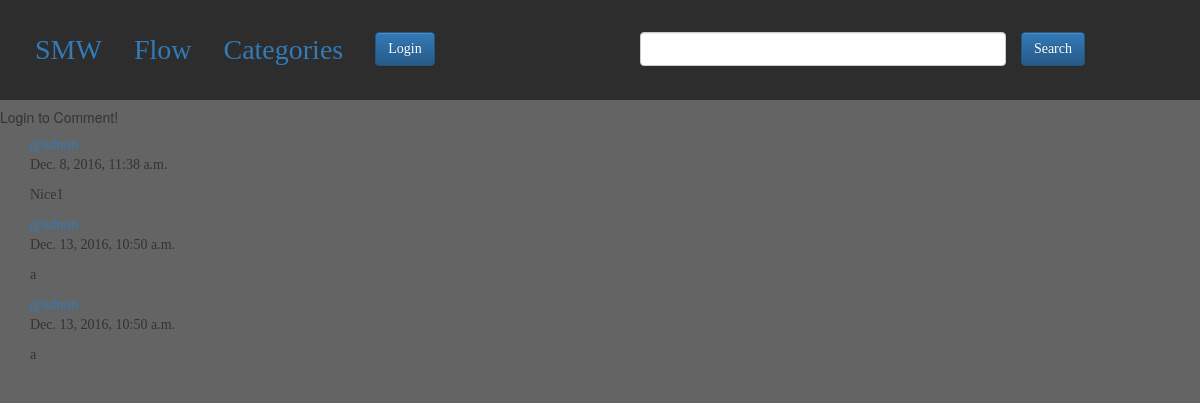
/1/, run on the app's committed database.
### smw/models.py (models this page shows, shortened)
class Comment(models.Model):
    Post = models.ForeignKey(Post, on_delete=models.CASCADE)
    User = models.ForeignKey(authUser, on_delete=models.CASCADE)
    Text = models.TextField()
    Post_Date = models.DateTimeField(default=datetime.now)
    class Meta:
        unique_together = ("User", "Text", "Post")

### smw/views.py (the view)
# urls.py: url(r'^(?P<pk>[0-9]+)/$', views.Idea , name='idea'),#detailed view of a post
def Idea(request, pk):
    post = get_object_or_404(Post, id=pk)
    post.Views = post.Views+1
    post.save()
    comments = post.comment_set.all()
    return render(request, "smw/idea.html", {"post":post, "comments":comments})

### smw/templates/smw/idea.html (shortened to what this page needs)
{% extends 'smw/base.html' %}
{% block body %}
{% if request.user.is_authenticated%}
<div class="container col-lg-8 col-lg-offset-2">
    <form class="container col-lg-1" action="{% url 'smw:want' post.pk %}" method="post">
        {% csrf_token %}
        <button type="submit" name="button" class="btn btn-success">Like</button>
    </form>
    <form class="container col-lg-1" action="{% url 'smw:shlt' post.pk %}" method="post">
        {% csrf_token %}
        <button type="submit" name="button" class="btn btn-danger">Dislike</button>
    </form>
</div>
<form class="container col-lg-1" action="{% url 'smw:comment' post.pk %}" method="post">
    {% csrf_token %}
    <h4>Comment!</h4>
    <input type="text" placeholder="Comment" name="comment">
    <button type="submit" name="button" class="btn btn-primary">Comment</button>
</form>
{% else %}
    <h5>Login to Comment!</h5>
{% endif%}
{% for comment in comments %}
<div class="container">
    <div>
        <a href="{% url 'attest:detail' comment.User.pk %}">@{{comment.User.username}}</a>
        <p>{{comment.Post_Date}}</p>
    </div>
    <p>{{comment.Text}}</p>
</div>
{% endfor %}
{% endblock%}

### smw/static/smw/style.css (style rules this page uses)
html { position: relative; min-height: 100%; }
* { padding: 0px; margin: 0px; box-sizing: border-box; font-family: "Lucida Console", serif; }
body { background-color: rgb(100, 100, 100); padding-bottom: 100px; }

### data on the page
Comment: Post_Date "Dec. 8, 2016, 11:38 a.m.", Text "Nice1"
Comment: Post_Date "Dec. 13, 2016, 10:50 a.m.", Text "a"
Comment: Post_Date "Dec. 13, 2016, 10:50 a.m.", Text "a"
